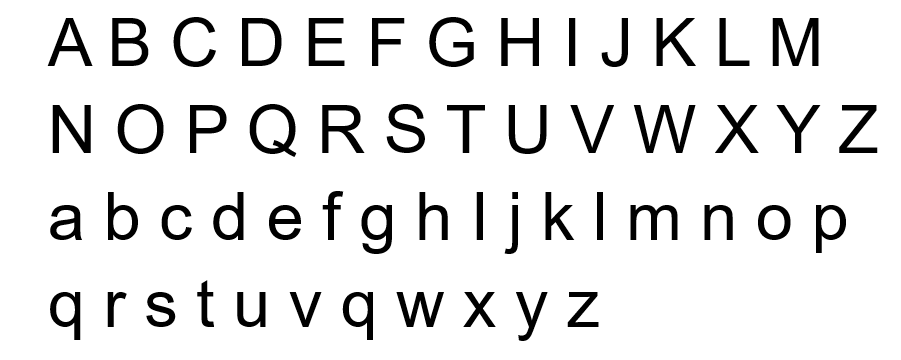
#> input picture CSC510 - Foundations of Artificial Intelligence/Portfolio_Project/inputs/alphabet.PNG, 901 x 360 px
$ python -i CharacterExtractor.py   (imports and definitions only)
#> lines starting #> are read from the running program, lines starting #| are printed output that depends on the picture; after the words box and inside, x2 and y2 are one past the last pixel; in counts of white or black regions, pixels touching at a corner belong together
### CSC510 - Foundations of Artificial Intelligence/Portfolio_Project/Helpers.py
import numpy as np

class Helpers():
    def __init__(self):
        pass
    def convert_binary(self, image_matrix, thresh_val):
        w = 255
        b = 0

        initial = np.where((image_matrix <= thresh_val), image_matrix, w)
        final = np.where((initial > thresh_val), initial, b)

        return final

### CSC510 - Foundations of Artificial Intelligence/Portfolio_Project/CharacterExtractor.py
# -*- coding: utf-8 -*-
"""
Created on Fri Jun  2 04:40:35 2023

@author: nolan
"""
import os
os.environ['TF_CPP_MIN_LOG_LEVEL'] = '2'
import cv2
import numpy as np
from Helpers import Helpers
import os
import imutils

class CharacterExtractor():

    def __init__(self):
        self.helpers = Helpers()
        pass

    #FINDING LINES OF TEXT
    def get_line_ys(self, img):
        lines = np.mean(img, axis=1)
        i=0
        start_found = False
        line_ys = []
        y_size = lines.shape[0]
        while i < y_size:
            if lines[i][0] != 0 and not start_found:
                y_start = i
                start_found = True
                zzz = lines[i][0]
            elif lines[i][0] == 0 and start_found:
                y_end = i
                start_found = False
                line_ys.append([y_start, y_end])
            i+=1
        return line_ys

    def get_chars(self, img):
        line_height, line_width, line_dims = img.shape
        gray = cv2.cvtColor(img, cv2.COLOR_BGR2GRAY)
        img2 = img.copy()

        cnts = cv2.findContours(gray.copy(), cv2.RETR_EXTERNAL, cv2.CHAIN_APPROX_NONE)
        cnts = imutils.grab_contours(cnts)
        boundingBoxes = [cv2.boundingRect(c) for c in cnts]
        #Sorts the characters from Left to Right
        boundingBoxes = sorted(boundingBoxes, key=lambda b:b[0]+b[1], reverse=False)

        i=1
        characters = []
        character_data = []
        original_size = []
        flattened_chars = []
        prev_x = 0
        prev_x_end = 0
        prev_y = 0
        prev_w = 0
        prev_h = 0
        extra_width = 0

        prev_x_end = boundingBoxes[0][0] + boundingBoxes[0][2]
        widths=0
        distances=0


        #GETTING AVERAGE DISTANCE BETWEEN CHARACTERS
        i=1
        while i < len(boundingBoxes):
            x,y,w,h = boundingBoxes[i]
            prev_x, prev_y, prev_w, prev_h = boundingBoxes[i-1]
            prev_x_end = prev_x+prev_w
            x_start = x
            percent_of_line_height = h/line_height
            if percent_of_line_height < 0.5:
                boundingBoxes.pop(i)
                continue
            distance = x_start - prev_x_end
            distances+= distance
            i+=1
        avg_distance = distances/(len(boundingBoxes)-1)
        prev_x_end = boundingBoxes[0][0] + boundingBoxes[0][2]

        #EXTRACTING WORDS OUT OF THE LINE
        words=[]
        for box in boundingBoxes:
            x,y,w,h = box
            ratio = float(w)/h
            percent_of_line_height = h/line_height

            if percent_of_line_height < 0.5:
                continue

            roi = img2[y:y+h, x:x+w]
            original_size = []
            original_size.append(h)
            original_size.append(w)

            #RESIZING
            dim = (20, 20)

            # resize image
            resized_roi = cv2.resize(roi, dim, interpolation = cv2.INTER_AREA)
            #Convert to 2D Image
            resized_roi = resized_roi[:,:,0]

            #Flatten img
            char_data = np.ndarray.flatten(resized_roi)
            char_data = self.helpers.convert_binary(char_data,127)
            char_data = char_data / 255.0

            #Add Original Height and Width
            char_data = np.concatenate((original_size, char_data))

            space_between_chars = x - prev_x_end
            if space_between_chars > avg_distance*1.5:
                words.append(characters)
                characters = []

            #Add to list of Chars
            characters.append(char_data)

            character_data.append(char_data)
            #END OF LOOP ACTIONS
            prev_x = x
            prev_x_end = x+w
            prev_y = y
            prev_w = w
            prev_h = h
            i+=1
        #Appends last word after exiting loop
        words.append(characters)
        return characters, words

    def read_image(self, file_path):
#> called with file_path = 'inputs/alphabet.PNG'
        img = cv2.imread(file_path)
#> img is the input picture: shape (360, 901, 3); min 0, max 255, mean 229.8
        img2 = img.copy()
        #Gets Binary pixels
        thresh, img2 = cv2.threshold(img2, 127, 255, cv2.THRESH_BINARY)
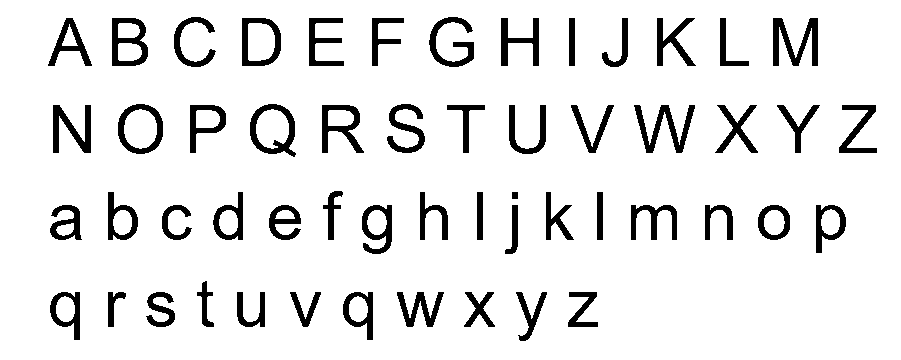
#> img2: shape (360, 901, 3); 90.3% white; 54 black regions, largest, box (x1, y1, x2, y2) and area: (773, 18, 818, 66) 1049, (634, 105, 695, 153) 1026, (250, 104, 296, 157) 884
        #Inverts the Pixels
        img2 = cv2.bitwise_not(img2)

        #GET Y STARTING AND STOPPING POINTS OF LINES
        line_ys = self.get_line_ys(img2)
#> in get_line_ys, `lines = np.mean(img, axis=1)`: lines = 360 rows, first 8: [0, 0, 0], [0, 0, 0], [0, 0, 0], [0, 0, 0], [0, 0, 0], [0, 0, 0], [0, 0, 0], [0, 0, 0]
#> the loop in get_line_ys, `while i < y_size:` made 360 passes
#> zzz on passes 18, 105, 192, 282: 5.66, 7.92, 2.26, 0.566
#> after the loop in get_line_ys, `while i < y_size:`: i = 360; line_ys = [[17, 67], [104, 157], [191, 254], [281, 341]]; start_found = False; y_end = 341; y_start = 281; zzz = 0.566
#> line_ys = [[17, 67], [104, 157], [191, 254], [281, 341]]

        ii=0
        dir_path = "tmp/"
        character_data = []
        lines=[]
        for line_y in line_ys:
            y_start = line_y[0]
            y_end = line_y[1]
            #Gets the ROI of the Line
            line_roi = img2[y_start:y_end, :]

            #Identifies each character in the line.
            characters, words = self.get_chars(line_roi)

            #Appends the words identified to the lines
            lines.append(words)

            ii+=1
#> this loop made 4 passes
#> (y_start, y_end, line_height in get_chars, avg_distance in get_chars) on passes 1 to 4: (17, 67, 50, 26.17), (104, 157, 53, 23), (191, 254, 63, 25), (281, 341, 60, 22.6)
#> pass 1, in read_image, `line_roi = img2[y_start:y_end, :]`:
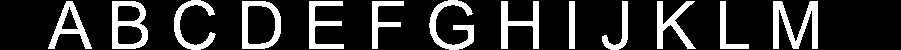
#> line_roi: shape (50, 901, 3); 19.3% white; 13 white regions, largest, box (x1, y1, x2, y2) and area: (773, 1, 818, 49) 1049, (112, 1, 148, 49) 881, (429, 0, 474, 50) 820
#> pass 2, in read_image, `line_roi = img2[y_start:y_end, :]`:
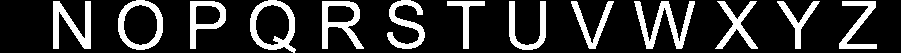
#> line_roi: shape (53, 901, 3); 19.6% white; 13 white regions, largest, box (x1, y1, x2, y2) and area: (634, 1, 695, 49) 1026, (250, 0, 296, 53) 884, (53, 1, 91, 49) 862
#> after the loop:
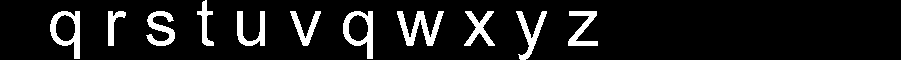
#> line_roi: shape (60, 901, 3); 9.7% white; 11 white regions, largest, box (x1, y1, x2, y2) and area: (397, 11, 444, 46) 703, (343, 11, 373, 59) 608, (50, 11, 80, 59) 599
#> after the loop, ii = 4; lines = 4 items


        cv2.imshow('img',img)

        # waitKey() waits for a key press to close the window and 0 specifies indefinite loop
        cv2.waitKey(0)

        # cv2.destroyAllWindows() simply destroys all the windows we created.
        cv2.destroyAllWindows()
        return lines


def main():
    pass

# [2 lines not run here, left out]

>>> result = CharacterExtractor().read_image('inputs/alphabet.PNG')
#> result = 4 items

$ run again, on CSC510 - Foundations of Artificial Intelligence/Portfolio_Project/inputs/project_instructions.PNG
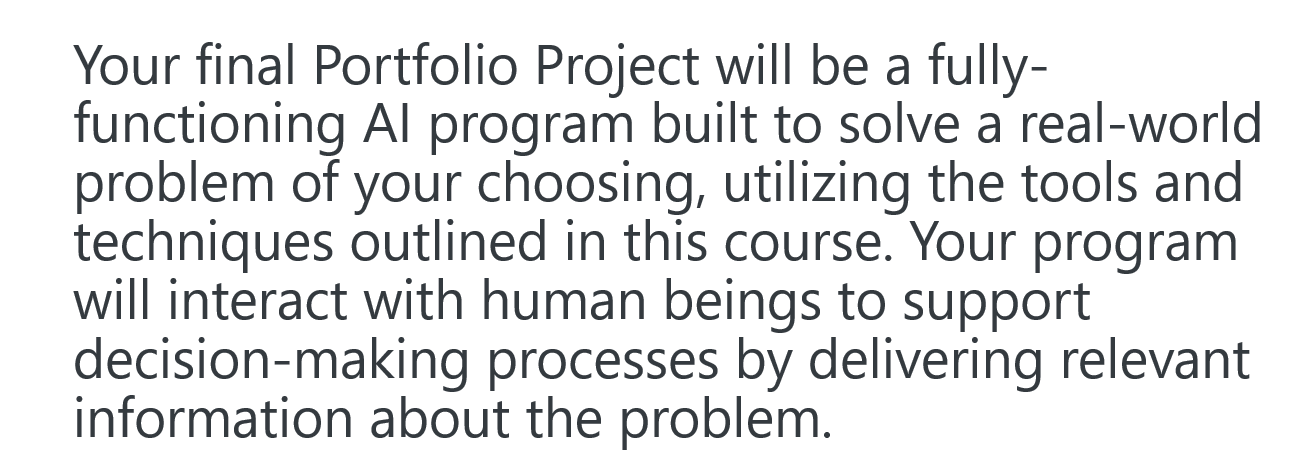
#> input picture CSC510 - Foundations of Artificial Intelligence/Portfolio_Project/inputs/project_instructions.PNG, 1310 x 467 px
#> in read_image, img is the input picture: shape (467, 1310, 3); mean B, G, R 231.2, 230.6, 229.8
#> in read_image, `img2 = cv2.bitwise_not(img2)`:
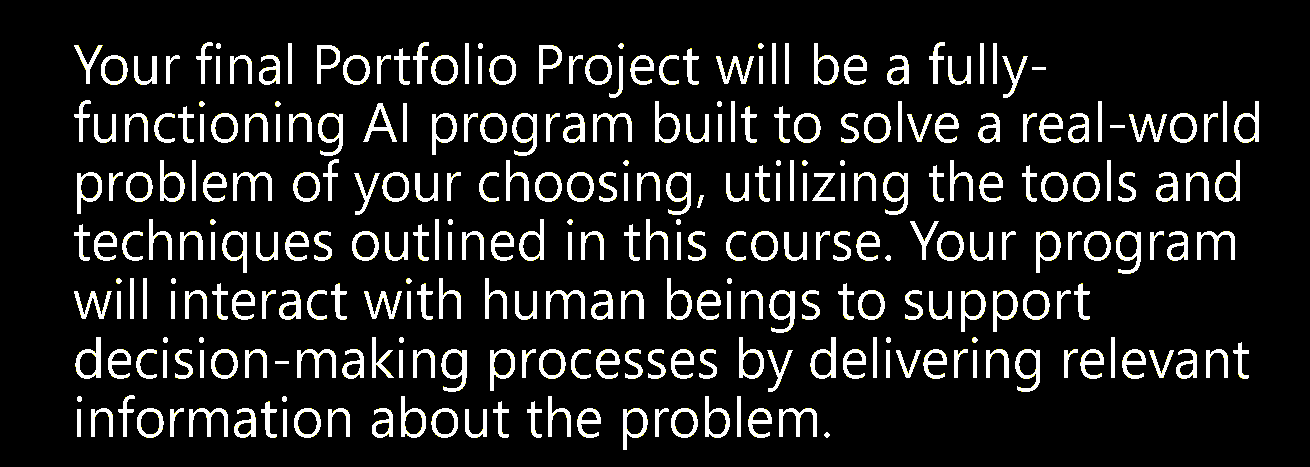
#> img2: shape (467, 1310, 3); mean B, G, R 29.5, 30.1, 30.1
#> lines = 467 rows, first 8: [0, 0, 0], [0, 0, 0], [0, 0, 0], [0, 0, 0], [0, 0, 0], [0, 0, 0], [0, 0, 0], [0, 0, 0]
#> the loop in get_line_ys, `while i < y_size:` made 467 passes
#> zzz on passes 43, 101, 160, 220, 279, 338, 396: 2.92, 0.973, 0.973, 5.06, 5.84, 7.79, 0.973
#> after the loop in get_line_ys, `while i < y_size:`: i = 467; line_ys = [[42, 98], [100, 156], [159, 215], [219, 274], [278, 333], [337, 392], [395, 450]]; start_found = False; y_end = 450; y_start = 395; zzz = 0.973
#> the loop in read_image, `for line_y in line_ys:` made 7 passes
#> (y_start, y_end, line_height in get_chars, avg_distance in get_chars) on passes 1 to 6: (42, 98, 56, 8.44), (100, 156, 56, 9.02), (159, 215, 56, 8.95), (219, 274, 55, 8.7), (278, 333, 55, 8.89), (337, 392, 55, 7.95)
#> after the loop in read_image, `for line_y in line_ys:`:
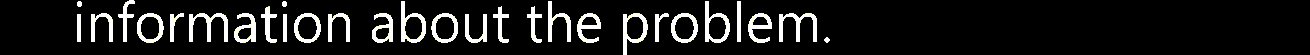
#> line_roi: shape (55, 1310, 3); mean B, G, R 25.9, 26.3, 26.3
